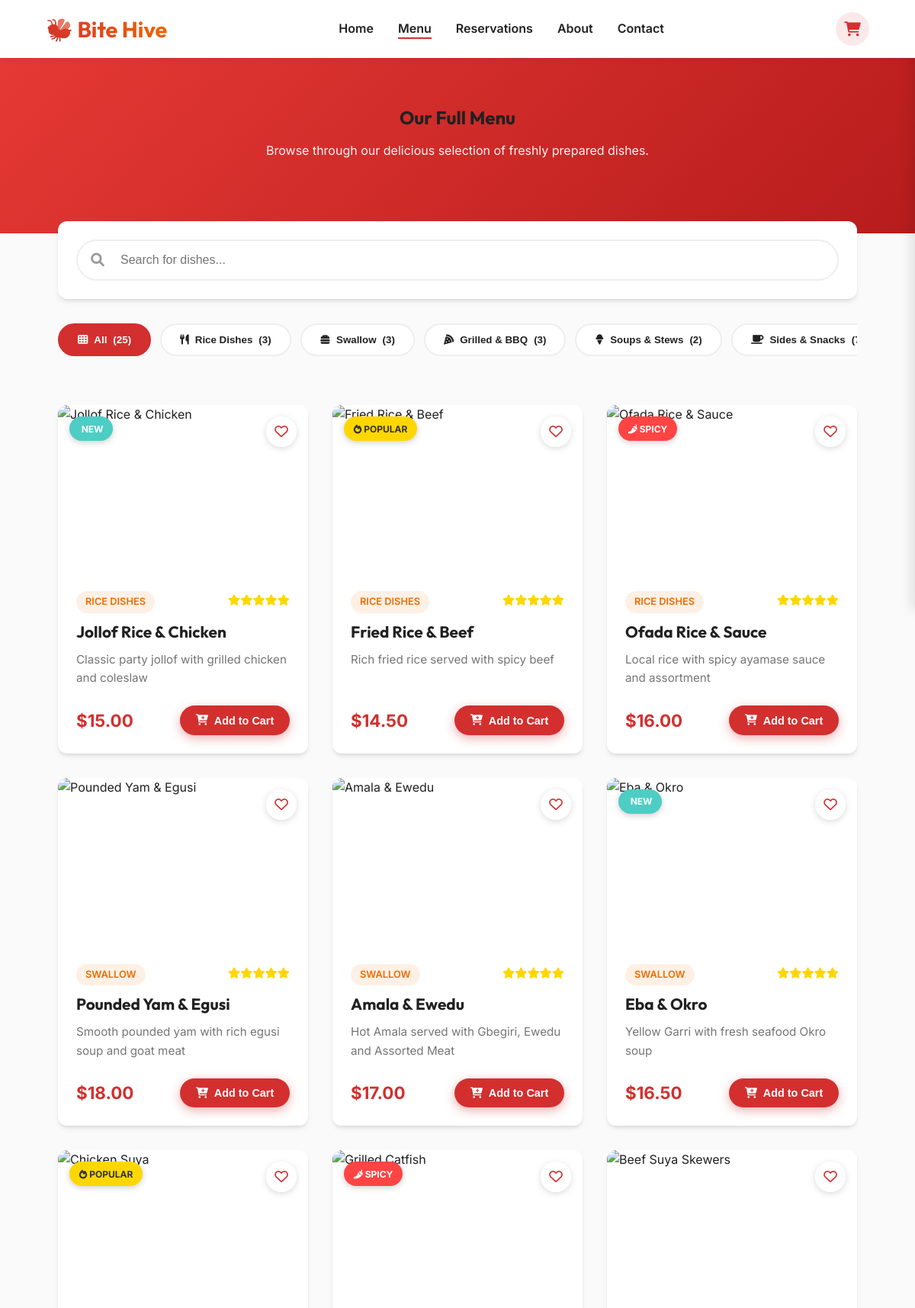
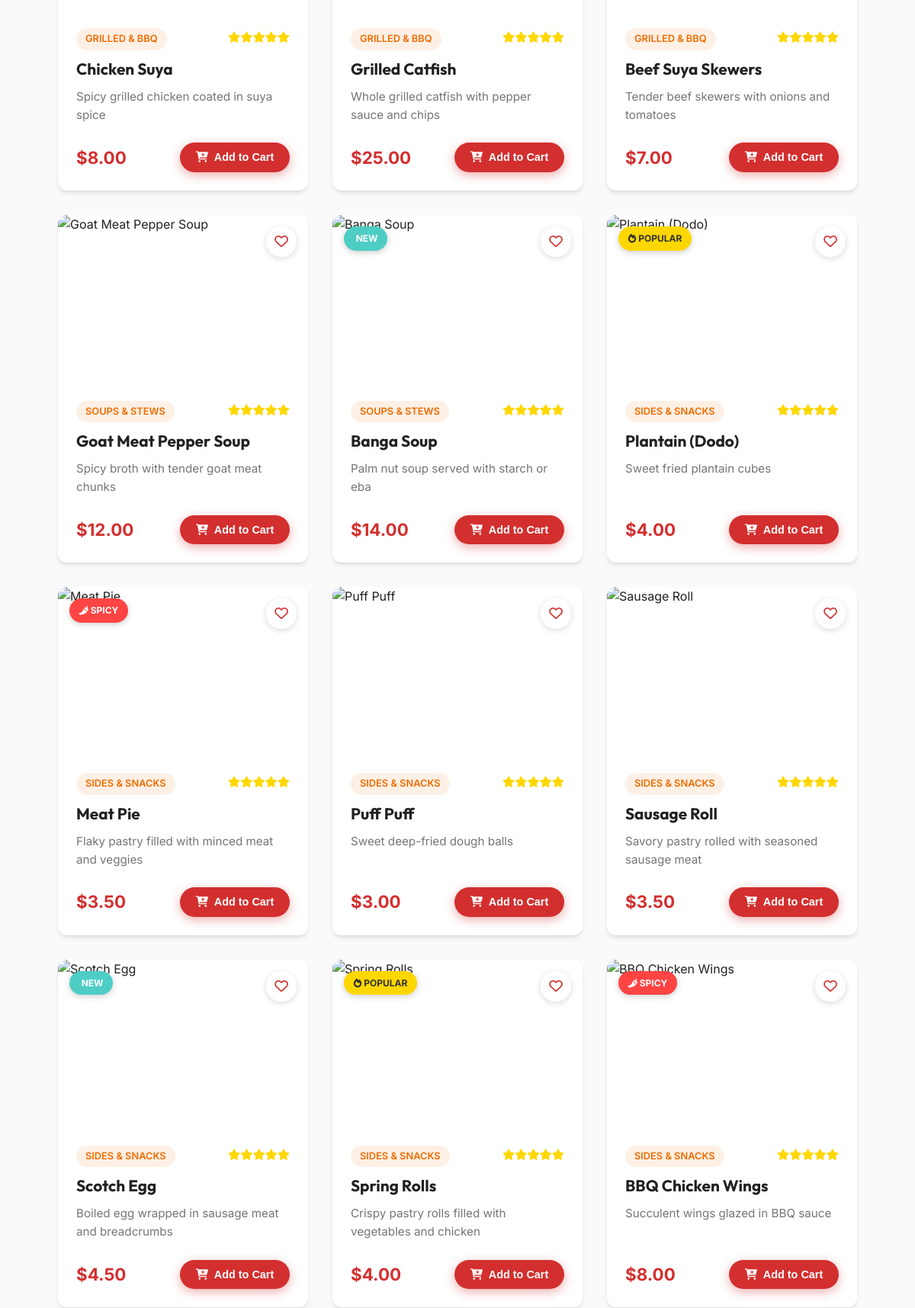
Page /menu.php (upper part) on the committed database (2 pictures, top to bottom).
### tables this page shows
CREATE TABLE IF NOT EXISTS categories (
    id INT AUTO_INCREMENT PRIMARY KEY,
    name VARCHAR(50) NOT NULL,
    description TEXT
);

CREATE TABLE IF NOT EXISTS products (
    id INT AUTO_INCREMENT PRIMARY KEY,
    category_id INT,
    name VARCHAR(100) NOT NULL,
    description TEXT,
    price DECIMAL(10, 2) NOT NULL,
    image_url VARCHAR(255),
    is_available TINYINT(1) DEFAULT 1,
    created_at TIMESTAMP DEFAULT CURRENT_TIMESTAMP,
    FOREIGN KEY (category_id) REFERENCES categories(id) ON DELETE SET NULL
);

### menu.php (the view, shortened to what this page needs)
<?php
include 'includes/header.php';
include 'includes/db_connect.php';
$categories = [];
try {
    $stmt = $pdo->query("SELECT * FROM categories");
    $categories = $stmt->fetchAll();
}
catch (PDOException $e) {
}
$products = [];
try {
    $stmt = $pdo->query("SELECT p.*, c.name as category_name FROM products p LEFT JOIN categories c ON p.category_id = c.id WHERE p.is_available = 1");
    $products = $stmt->fetchAll();
}
catch (PDOException $e) {
}
?>
<section style="background: linear-gradient(135deg, #e53935 0%, #b71c1c 100%); color: white; padding: 4rem 0 6rem; position: relative;">
    <div class="container text-center">
        <h1 class="menu-hero-title" style="margin-bottom: 1rem;">Our Full Menu</h1>
        <p class="menu-hero-subtitle" style="opacity: 0.95; max-width: 600px; margin: 0 auto;">Browse through our delicious selection of freshly prepared dishes.</p>
    </div>
</section>
<div class="container" style="padding: 2rem 1rem; margin-top: -3rem; position: relative; z-index: 10;">
    <div style="background: white; padding: 1.5rem; border-radius: var(--border-radius); box-shadow: var(--box-shadow); margin-bottom: 2rem;">
        <div style="position: relative;">
            <i class="fas fa-search" style="position: absolute; left: 1.2rem; top: 50%; transform: translateY(-50%); color: #999; font-size: 1.1rem;"></i>
            <input type="text"
                   id="searchInput"
                   placeholder="Search for dishes..."
                   style="width: 100%; padding: 1rem 1rem 1rem 3.5rem; border: 2px solid #eee; border-radius: 50px; font-size: 1rem; transition: var(--transition);">
        </div>
    </div>
    <div class="category-filter-wrapper" style="overflow-x: auto; -webkit-overflow-scrolling: touch; margin-bottom: 3rem; padding-bottom: 1rem; scrollbar-width: none;">
        <div class="flex" style="justify-content: center; flex-wrap: nowrap; gap: 0.75rem; width: max-content; min-width: 100%;">
            <button class="btn category-btn active-filter" data-filter="all" style="background-color: var(--color-primary); color: white; border: 2px solid var(--color-primary); padding: 0.75rem 1.5rem; border-radius: 50px; white-space: nowrap;">
                <i class="fas fa-th"></i> All <span class="category-count">(<?php echo count($products); ?>)</span>
            </button>
            <?php
$category_icons = ['utensils', 'hamburger', 'pizza-slice', 'ice-cream', 'coffee', 'drumstick-bite'];
$icon_index = 0;
foreach ($categories as $cat):
    $icon = $category_icons[$icon_index % count($category_icons)];
    $icon_index++;
    $count = count(array_filter($products, function ($p) use ($cat) {
        return $p['category_name'] == $cat['name'];
    }));
?>
                <button class="btn category-btn" data-filter="<?php echo htmlspecialchars($cat['name']); ?>" style="background: white; border: 2px solid #eee; color: var(--color-text); padding: 0.75rem 1.5rem; border-radius: 50px; transition: all 0.3s ease; white-space: nowrap;">
                    <i class="fas fa-<?php echo $icon; ?>"></i> <?php echo htmlspecialchars($cat['name']); ?> <span class="category-count">(<?php echo $count; ?>)</span>
                </button>
            <?php
endforeach; ?>
        </div>
    </div>
    <div class="grid" style="grid-template-columns: repeat(auto-fill, minmax(300px, 1fr)); gap: 2rem;" id="productsGrid">
        <?php
$badge_types = ['new', 'popular', 'spicy', '', ''];
$badge_index = 0;
foreach ($products as $product):
    $badge = $badge_types[$badge_index % count($badge_types)];
    $badge_index++;
?>
            <div class="card product-card" data-category="<?php echo htmlspecialchars($product['category_name']); ?>" data-name="<?php echo strtolower(htmlspecialchars($product['name'])); ?>" style="position: relative; cursor: pointer; overflow: hidden;">
                <?php if ($badge == 'new'): ?>
                <span class="badge-new" style="position: absolute; top: 15px; left: 15px; background: #4ecdc4; color: white; padding: 0.4rem 0.8rem; border-radius: 50px; font-size: 0.75rem; font-weight: 700; z-index: 2; box-shadow: 0 2px 8px rgba(0,0,0,0.2);">
                    <i class="fas fa-sparkles"></i> NEW
                </span>
                <?php
    elseif ($badge == 'popular'): ?>
                <span class="badge-popular" style="position: absolute; top: 15px; left: 15px; background: #FFD700; color: #333; padding: 0.4rem 0.8rem; border-radius: 50px; font-size: 0.75rem; font-weight: 700; z-index: 2; box-shadow: 0 2px 8px rgba(0,0,0,0.2);">
                    <i class="fas fa-fire"></i> POPULAR
                </span>
                <?php
    elseif ($badge == 'spicy'): ?>
                <span class="badge-spicy" style="position: absolute; top: 15px; left: 15px; background: #ff4444; color: white; padding: 0.4rem 0.8rem; border-radius: 50px; font-size: 0.75rem; font-weight: 700; z-index: 2; box-shadow: 0 2px 8px rgba(0,0,0,0.2);">
                    <i class="fas fa-pepper-hot"></i> SPICY
                </span>
                <?php
    endif; ?>
                <button class="wishlist-btn" style="position: absolute; top: 15px; right: 15px; width: 40px; height: 40px; border-radius: 50%; background: rgba(255,255,255,0.95); border: none; cursor: pointer; z-index: 2; box-shadow: 0 2px 8px rgba(0,0,0,0.15); transition: var(--transition);">
                    <i class="far fa-heart" style="color: var(--color-primary); font-size: 1.1rem;"></i>
                </button>
                <div style="position: relative; overflow: hidden;">
                </div>
                <div style="padding: 1.5rem; display: flex; flex-direction: column; flex-grow: 1;">
                    <div style="display: flex; justify-content: space-between; margin-bottom: 0.75rem;">
                        <span style="font-size: 0.8rem; color: var(--color-secondary); text-transform: uppercase; font-weight: 600; background: rgba(239, 108, 0, 0.1); padding: 0.25rem 0.75rem; border-radius: 50px;"><?php echo htmlspecialchars($product['category_name']); ?></span>
                        <div style="color: #FFD700; font-size: 0.9rem;">
                            <i class="fas fa-star"></i><i class="fas fa-star"></i><i class="fas fa-star"></i><i class="fas fa-star"></i><i class="fas fa-star"></i>
                        </div>
                    </div>
                    <h3 style="margin-bottom: 0.75rem; font-size: 1.3rem;"><?php echo htmlspecialchars($product['name']); ?></h3>
                    <p style="color: var(--color-text-light); font-size: 0.95rem; margin-bottom: 1.5rem; flex-grow: 1; line-height: 1.6;">
                        <?php echo htmlspecialchars($product['description']); ?>
                    </p>
                    <div class="flex" style="justify-content: space-between; align-items: center; margin-top: auto;">
                        <span style="font-weight: 700; font-size: 1.4rem; color: var(--color-primary);">$<?php echo number_format($product['price'], 2); ?></span>
                        <button
                            class="btn btn-primary btn-sm add-to-cart-btn"
                            data-id="<?php echo $product['id']; ?>"
                            data-name="<?php echo htmlspecialchars($product['name']); ?>"
                            data-price="<?php echo $product['price']; ?>"
                            style="padding: 0.7rem 1.3rem;"
                        >
                            <i class="fas fa-cart-plus"></i> Add to Cart
                        </button>
                    </div>
                </div>
            </div>
        <?php
endforeach; ?>
    </div>
</div>
<?php include 'includes/footer.php'; ?>

### includes/header.php (shortened to what this page needs)
<?php
$current_page = basename($_SERVER['PHP_SELF']);
?>
<!DOCTYPE html>
<html lang="en">
<head>
    <link rel="stylesheet" href="assets/css/style.css">
    <link rel="stylesheet" href="https://cdnjs.cloudflare.com/ajax/libs/font-awesome/6.0.0/css/all.min.css">
</head>
<body>
<header class="main-header">
    <div class="container flex" style="justify-content: space-between; align-items: center; padding: 1rem 0;">
        <div class="logo">
            <a href="index.php" style="text-decoration: none;">
                <h2>🐝 Bite Hive</h2>
            </a>
        </div>
        <nav class="desktop-nav">
            <ul class="flex" style="list-style: none; gap: 2rem;">
                <li><a href="index.php" class="<?php echo $current_page == 'index.php' ? 'active' : ''; ?>" style="color: var(--color-text); text-decoration: none; font-weight: 600;">Home</a></li>
                <li><a href="menu.php" class="<?php echo $current_page == 'menu.php' ? 'active' : ''; ?>" style="color: var(--color-text); text-decoration: none; font-weight: 600;">Menu</a></li>
                <li><a href="reservations.php" class="<?php echo $current_page == 'reservations.php' ? 'active' : ''; ?>" style="color: var(--color-text); text-decoration: none; font-weight: 600;">Reservations</a></li>
                <li><a href="about.php" class="<?php echo $current_page == 'about.php' ? 'active' : ''; ?>" style="color: var(--color-text); text-decoration: none; font-weight: 600;">About</a></li>
                <li><a href="contact.php" class="<?php echo $current_page == 'contact.php' ? 'active' : ''; ?>" style="color: var(--color-text); text-decoration: none; font-weight: 600;">Contact</a></li>
            </ul>
        </nav>
        <div class="actions flex" style="align-items: center; gap: 0.5rem;">
            <a href="cart.php" class="cart-btn" style="position: relative; display: flex; align-items: center; justify-content: center; width: 44px; height: 44px; border-radius: 50%; background: rgba(211, 47, 47, 0.1); color: var(--color-primary); text-decoration: none; transition: var(--transition);">
                <i class="fas fa-shopping-cart" style="font-size: 1.2rem;"></i>
            </a>
        </div>
    </div>
</header>
<main>

### includes/footer.php (shortened to what this page needs)
</main>
</body>
</html>

### assets/css/style.css (style rules this page uses)
:root { --color-primary: #D32F2F; --color-primary-dark: #B71C1C; --color-secondary: #EF6C00; --color-accent: #FFD54F; --color-text: #212121; --color-text-light: #757575; --color-bg: #FAFAFA; --color-white: #FFFFFF; --color-surface: #FFFFFF; --border-radius: 12px; --box-shadow: 0 4px 6px -1px rgba(0, 0, 0, 0.1), 0 2px 4px -1px rgba(0, 0, 0, 0.06); --box-shadow-hover: 0 20px 25px -5px rgba(0, 0, 0, 0.1), 0 10px 10px -5px rgba(0, 0, 0, 0.04); --transition: all 0.3s cubic-bezier(0.25, 0.8, 0.25, 1); --font-heading: 'Outfit', sans-serif; --font-body: 'Inter', sans-serif; }
* { box-sizing: border-box; margin: 0; padding: 0; }
html { scroll-behavior: smooth; overflow-x: hidden; }
body { font-family: var(--font-body); background-color: var(--color-bg); color: var(--color-text); line-height: 1.6; opacity: 0; animation: fadeInPage 0.8s ease-out forwards; overflow-x: hidden; width: 100%; }
h1, h2, h3, h4, h5, h6 { font-family: var(--font-heading); font-weight: 700; color: var(--color-text); margin-bottom: 0.5em; line-height: 1.2; }
.container { width: 90%; max-width: 1200px; margin: 0 auto; padding: 0 1rem; }
.btn { display: inline-flex; align-items: center; justify-content: center; padding: 0.8rem 1.7rem; border-radius: 50px; text-decoration: none; font-weight: 600; transition: var(--transition); cursor: pointer; border: none; gap: 0.5rem; }
.btn-primary { background-color: var(--color-primary); color: var(--color-white); box-shadow: 0 4px 14px 0 rgba(211, 47, 47, 0.39); }
.btn-sm { padding: 0.5rem 1rem; font-size: 0.9rem; }
.card { background: var(--color-surface); border-radius: var(--border-radius); box-shadow: var(--box-shadow); overflow: hidden; transition: var(--transition); height: 100%; display: flex; flex-direction: column; }
.main-header { background: rgba(255, 255, 255, 0.95); backdrop-filter: blur(10px); position: sticky; top: 0; z-index: 1000; box-shadow: 0 2px 10px rgba(0, 0, 0, 0.05); transition: var(--transition); }
.logo h2 { margin: 0; font-size: 1.8rem; background: -webkit-linear-gradient(45deg, var(--color-primary), var(--color-secondary)); -webkit-background-clip: text; background-clip: text; -webkit-text-fill-color: transparent; }
.desktop-nav ul li a { position: relative; }
.desktop-nav ul li a::after { content: ''; position: absolute; width: 0; height: 2px; bottom: -4px; left: 0; background-color: var(--color-primary); transition: width 0.3s ease; }
.desktop-nav ul li a:hover::after, .desktop-nav ul li a.active::after { width: 100%; }
.text-center { text-align: center; }
.flex { display: flex; gap: 1rem; }
.grid { display: grid; gap: 2rem; }

### includes/header.php (style rules this page uses)
.main-header { position: sticky; top: 0; z-index: 1000; background: white; transition: all 0.3s ease; box-shadow: 0 2px 8px rgba(0,0,0,0.05); }

### menu.php (style rules this page uses)
.active-filter { background-color: var(--color-primary) !important; color: white !important; border-color: var(--color-primary) !important; }

### rows in the picture
categories: name "Rice Dishes", count "3"
categories: name "Swallow", count "3"
categories: name "Grilled & BBQ", count "3"
categories: name "Soups & Stews", count "2"
categories: name "Sides & Snacks"
products: shows "NEW", category.name "RICE DISHES", name "Jollof Rice & Chicken", description "Classic party jollof with grilled chicken and coleslaw", price "15.00"
products: shows "POPULAR", category.name "RICE DISHES", name "Fried Rice & Beef", description "Rich fried rice served with spicy beef", price "14.50"
products: shows "SPICY", category.name "RICE DISHES", name "Ofada Rice & Sauce", description "Local rice with spicy ayamase sauce and assortment", price "16.00"
products: category.name "SWALLOW", name "Pounded Yam & Egusi", description "Smooth pounded yam with rich egusi soup and goat meat", price "18.00"
products: category.name "SWALLOW", name "Amala & Ewedu", description "Hot Amala served with Gbegiri, Ewedu and Assorted Meat", price "17.00"
products: shows "NEW", category.name "SWALLOW", name "Eba & Okro", description "Yellow Garri with fresh seafood Okro soup", price "16.50"
products: shows "POPULAR", category.name "GRILLED & BBQ", name "Chicken Suya", description "Spicy grilled chicken coated in suya spice", price "8.00"
products: shows "SPICY", category.name "GRILLED & BBQ", name "Grilled Catfish", description "Whole grilled catfish with pepper sauce and chips", price "25.00"
products: category.name "GRILLED & BBQ", name "Beef Suya Skewers", description "Tender beef skewers with onions and tomatoes", price "7.00"
products: category.name "SOUPS & STEWS", name "Goat Meat Pepper Soup", description "Spicy broth with tender goat meat chunks", price "12.00"
products: shows "NEW", category.name "SOUPS & STEWS", name "Banga Soup", description "Palm nut soup served with starch or eba", price "14.00"
products: shows "POPULAR", category.name "SIDES & SNACKS", name "Plantain (Dodo)", description "Sweet fried plantain cubes", price "4.00"
products: shows "SPICY", category.name "SIDES & SNACKS", name "Meat Pie", description "Flaky pastry filled with minced meat and veggies", price "3.50"
products: category.name "SIDES & SNACKS", name "Puff Puff", description "Sweet deep-fried dough balls", price "3.00"
products: category.name "SIDES & SNACKS", name "Sausage Roll", description "Savory pastry rolled with seasoned sausage meat", price "3.50"
products: shows "NEW", category.name "SIDES & SNACKS", name "Scotch Egg", description "Boiled egg wrapped in sausage meat and breadcrumbs", price "4.50"
products: shows "POPULAR", category.name "SIDES & SNACKS", name "Spring Rolls", description "Crispy pastry rolls filled with vegetables and chicken", price "4.00"
products: shows "SPICY", category.name "SIDES & SNACKS", name "BBQ Chicken Wings", description "Succulent wings glazed in BBQ sauce", price "8.00"

### other values in the picture
count($products) "25"
